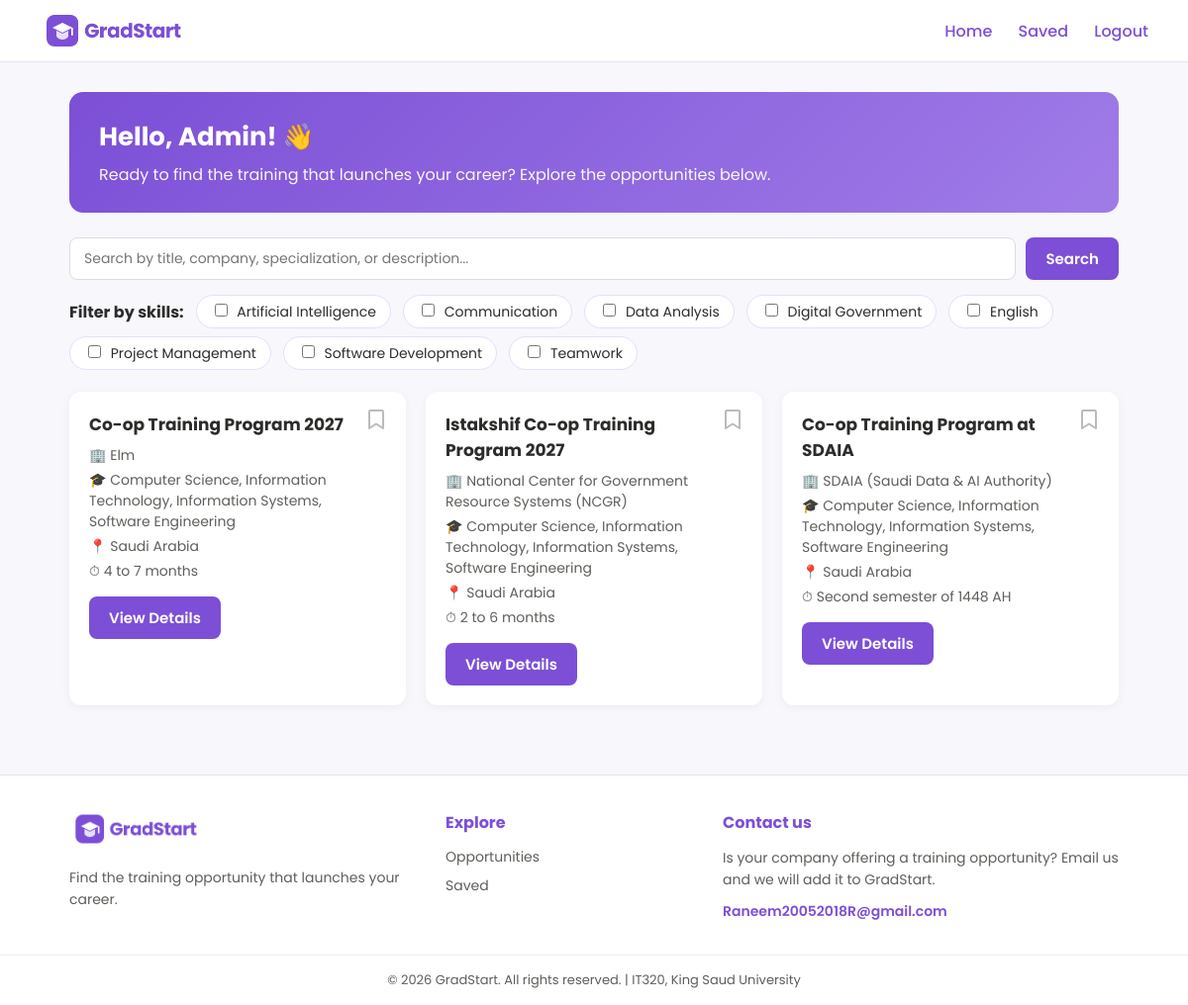
Screenshot of / (signed in) with the database file from the repository.
### tables this page shows
CREATE TABLE opportunity (
    opportunity_id INT AUTO_INCREMENT PRIMARY KEY,
    title VARCHAR(150) NOT NULL,
    company VARCHAR(150) NOT NULL,
    specialization VARCHAR(255) NOT NULL,
    description TEXT NOT NULL,
    location VARCHAR(100) NOT NULL,
    duration VARCHAR(50) NOT NULL,
    skills_to_be_acquired TEXT NOT NULL,
    deadline DATE NOT NULL,
    application_link VARCHAR(512) NOT NULL,
    admin_id INT NOT NULL,
    FOREIGN KEY (admin_id) REFERENCES admin(user_id)
);

### index.php (the view, shortened to what this page needs)
<?php
require_once "auth.php";
$userId = $_SESSION['user_id'];
$q = isset($_GET['q']) ? trim($_GET['q']) : "";
$selected = [];
$queryString = http_build_query(['q' => $q, 'skills' => $selected]);
$savedRows = fetch_all($conn, "SELECT opportunity_id FROM bookmark WHERE graduate_id=?", "i", [$userId]);
$savedIds = array_map('intval', array_column($savedRows, 'opportunity_id'));
$all = fetch_all($conn, "SELECT * FROM opportunity ORDER BY opportunity_id DESC");
$totalCount = count($all);
$skillMap = [];
foreach ($all as $row) {
    foreach (explode(",", $row['skills_to_be_acquired']) as $skill) {
        $skill = trim($skill);
        $key = mb_strtolower($skill);
        if ($skill !== "" && !isset($skillMap[$key])) {
            $skillMap[$key] = $skill;
        }
    }
}
$allSkills = array_values($skillMap);
sort($allSkills, SORT_FLAG_CASE | SORT_STRING);
$selectedLower = array_map('mb_strtolower', $selected);
$results = array_filter($all, function ($row) use ($q, $selectedLower) {
    if ($q !== "") {
        $found = false;
        foreach (['title', 'company','specialization', 'description'] as $field) {
            if (mb_stripos($row[$field], $q) !== false) {
                $found = true;
            }
        }
        if (!$found) {
            return false;
        }
    }
    if (count($selectedLower) > 0) {
        $rowSkills = array_map(function ($s) {
            return mb_strtolower(trim($s));
        }, explode(",", $row['skills_to_be_acquired']));
        if (count(array_intersect($selectedLower, $rowSkills)) == 0) {
            return false;
        }
    }
    return true;
});
$count = count($results);
$firstName = explode(" ", trim($_SESSION['full_name']))[0];
?>
<!DOCTYPE html>
<html lang="en">
<head>
<link rel="stylesheet" href="style.css">
</head>
<body>
<?php include "navbar.php"; ?>
<div class="container">
    <div class="hero">
        <h1>Hello, <?php echo h($firstName); ?>! 👋</h1>
        <p>Ready to find the training that launches your career? Explore the opportunities below.</p>
    </div>
    <form method="GET" action="index.php">
        <div class="search-bar">
            <input type="text" name="q" placeholder="Search by title, company, specialization, or description..." value="<?php echo h($q); ?>">
            <button type="submit" class="btn btn-primary">Search</button>
        </div>
        <?php if (count($allSkills) > 0) { ?>
        <div class="skills-filter">
            <strong>Filter by skills:</strong>
            <?php foreach ($allSkills as $skill) { ?>
                <label class="skill-option">
                    <input type="checkbox" name="skills[]" value="<?php echo h($skill); ?>" <?php if (in_array(mb_strtolower($skill), $selectedLower)) echo "checked"; ?>>
                    <?php echo h($skill); ?>
                </label>
            <?php } ?>
        </div>
        <?php } ?>
    </form>
    <?php if ($count == 0) { ?>
        <div class="empty-state">
            <?php
            if ($totalCount == 0) {
                echo "No opportunities are currently available";
            } elseif ($q !== "") {
                echo "No results found";
            } else {
                echo "No matching opportunities found";
            }
            ?>
        </div>
    <?php } else { ?>
        <div class="grid">
            <?php foreach ($results as $opp) {
                $isSaved = in_array(intval($opp['opportunity_id']), $savedIds); ?>
                <div class="card">
                    <a href="index.php?save=<?php echo $opp['opportunity_id']; ?>&<?php echo h($queryString); ?>" class="save-link <?php if ($isSaved) echo 'saved'; ?>" title="<?php echo $isSaved ? 'Remove bookmark' : 'Bookmark'; ?>"><?php echo bookmark_icon($isSaved); ?></a>
                    <h3><?php echo h($opp['title']); ?></h3>
                    <p>🏢 <?php echo h($opp['company']); ?></p>
                    <p>🎓 <?php echo h($opp['specialization']); ?></p>
                    <p>📍 <?php echo h($opp['location']); ?></p>
                    <p>⏱ <?php echo h($opp['duration']); ?></p>
                    <div class="card-actions">
                        <a href="details.php?id=<?php echo $opp['opportunity_id']; ?>" class="btn btn-primary">View Details</a>
                    </div>
                </div>
            <?php } ?>
        </div>
    <?php } ?>
</div>
<?php include "footer.php"; ?>
</body>
</html>

### navbar.php
<div class="navbar">
    <a href="index.php" class="nav-brand"><img src="logo.png" alt="GradStart"></a>
    <div class="nav-links">
        <a href="index.php">Home</a>
        <a href="saved.php">Saved</a>
        <a href="logout.php">Logout</a>
    </div>
</div>

### config.php (shortened to what this page needs)
<?php
function h($text)
{
    return htmlspecialchars((string)$text, ENT_QUOTES, 'UTF-8');
}
function bookmark_icon($filled)
{
    $fill = $filled ? "currentColor" : "none";
    return '<svg class="bookmark-icon" viewBox="0 0 24 24" width="24" height="24" fill="' . $fill . '" stroke="currentColor" stroke-width="2" stroke-linejoin="round"><path d="M6 3h12a1 1 0 0 1 1 1v17l-7-4.5L5 21V4a1 1 0 0 1 1-1z"/></svg>';
}
function run($conn, $sql, $types = "", $params = [])
{
    $stmt = mysqli_prepare($conn, $sql);
    if ($types !== "") {
        mysqli_stmt_bind_param($stmt, $types, ...$params);
    }
    if (!mysqli_stmt_execute($stmt)) {
        throw new Exception("Query failed");
    }
    return $stmt;
}
function fetch_all($conn, $sql, $types = "", $params = [])
{
    $stmt = run($conn, $sql, $types, $params);
    $result = mysqli_stmt_get_result($stmt);
    $rows = mysqli_fetch_all($result, MYSQLI_ASSOC);
    return $rows;
}
?>

### footer.php
<footer class="site-footer">
    <div class="footer-inner">
        <div class="footer-col footer-brand">
            <img src="logo.png" alt="GradStart">
            <p>Find the training opportunity that launches your career.</p>
        </div>
        <div class="footer-col">
            <h4>Explore</h4>
            <a href="index.php">Opportunities</a>
            <a href="saved.php">Saved</a>
        </div>
        <div class="footer-col">
            <h4>Contact us</h4>
            <p>Is your company offering a training opportunity? Email us and we will add it to GradStart.</p>
            <a href="mailto:Raneem20052018R@gmail.com" class="footer-email">Raneem20052018R@gmail.com</a>
        </div>
    </div>
    <div class="footer-bottom">
        &copy; <?php echo date("Y"); ?> GradStart. All rights reserved. | IT320, King Saud University
    </div>
</footer>

### style.css (style rules this page uses)
:root { --primary: #7c4fd6; --primary-dark: #6639b5; --primary-light: #e7defc; --bg: #f8f7fb; --text: #2c2c2a; --text-light: #5f5e5a; --danger: #d9534f; }
* { box-sizing: border-box; }
body { font-family: 'Poppins', sans-serif; background: var(--bg); color: var(--text); margin: 0; }
.navbar { background: #fff; border-bottom: 1px solid var(--primary-light); display: flex; justify-content: space-between; align-items: center; padding: 10px 40px; }
.nav-brand { display: flex; align-items: center; gap: 10px; text-decoration: none; }
.nav-brand img { height: 42px; }
.navbar .nav-links a { color: var(--primary); text-decoration: none; margin-left: 22px; font-weight: 500; }
.btn { display: inline-block; padding: 10px 20px; border-radius: 8px; border: none; cursor: pointer; font-weight: 600; text-decoration: none; text-align: center; font-size: 15px; font-family: inherit; }
.btn-primary { background: var(--primary); color: #fff; }
.container { max-width: 1100px; margin: 0 auto; padding: 30px 20px; }
.hero { background: linear-gradient(135deg, #7c4fd6, #a07ce8); color: #fff; border-radius: 14px; padding: 26px 30px; margin-bottom: 25px; }
.hero h1 { margin: 0 0 6px 0; font-size: 26px; }
.hero p { margin: 0; opacity: 0.95; }
.search-bar { display: flex; gap: 10px; margin-bottom: 15px; }
.search-bar input { flex: 1; padding: 10px 14px; border-radius: 8px; border: 1px solid #ddd; font-family: inherit; font-size: 14px; }
.skills-filter { display: flex; flex-wrap: wrap; align-items: center; gap: 8px 12px; margin-bottom: 22px; }
.skill-option { background: #fff; border: 1px solid var(--primary-light); border-radius: 20px; padding: 5px 14px; font-size: 14px; cursor: pointer; }
.skill-option input { margin-right: 6px; accent-color: var(--primary); }
.grid { display: grid; grid-template-columns: repeat(3, 1fr); gap: 20px; }
.card { background: #fff; border-radius: 12px; padding: 20px; box-shadow: 0 2px 10px rgba(0, 0, 0, 0.05); position: relative; transition: transform 0.15s, box-shadow 0.15s; }
.card h3 { margin: 0 0 8px 0; color: var(--text); padding-right: 30px; font-size: 17px; }
.card p { margin: 4px 0; color: var(--text-light); font-size: 14px; }
.save-link { position: absolute; top: 16px; right: 18px; line-height: 0; text-decoration: none; color: #bbb; }
.save-link svg { width: 24px; height: 24px; }
.card-actions { margin-top: 15px; display: flex; gap: 10px; }
body { display: flex; flex-direction: column; min-height: 100vh; }
.container { width: 100%; flex: 1; }
.site-footer { background: #fff; border-top: 1px solid var(--primary-light); margin-top: 40px; }
.footer-inner { max-width: 1100px; margin: 0 auto; padding: 35px 20px 25px 20px; display: grid; grid-template-columns: 1.4fr 1fr 1.6fr; gap: 30px; }
.footer-col h4 { margin: 0 0 12px 0; color: var(--primary); font-size: 16px; }
.footer-col p { margin: 0 0 10px 0; color: var(--text-light); font-size: 14px; line-height: 1.6; }
.footer-col a { display: block; color: var(--text-light); text-decoration: none; font-size: 14px; margin-bottom: 8px; }
.footer-brand img { height: 38px; margin-bottom: 12px; }
.footer-col a.footer-email { color: var(--primary); font-weight: 600; }
.footer-bottom { border-top: 1px solid #eee; text-align: center; padding: 15px 20px; font-size: 13px; color: var(--text-light); }

### rows the page displays
opportunity: title "Co-op Training Program 2027", company "Elm", specialization "Computer Science, Information Technology, Information Systems, Software Engineering", location "Saudi Arabia", duration "4 to 7 months"
opportunity: title "Istakshif Co-op Training Program 2027", company "National Center for Government Resource Systems (NCGR)", specialization "Computer Science, Information Technology, Information Systems, Software Engineering", location "Saudi Arabia", duration "2 to 6 months"
opportunity: title "Co-op Training Program at SDAIA", company "SDAIA (Saudi Data & AI Authority)", specialization "Computer Science, Information Technology, Information Systems, Software Engineering", location "Saudi Arabia", duration "Second semester of 1448 AH"

### other values shown
$firstName "Admin"
$skill "Artificial Intelligence"
$skill "Communication"
$skill "Data Analysis"
$skill "Digital Government"
$skill "English"
$skill "Project Management"
$skill "Software Development"
$skill "Teamwork"
